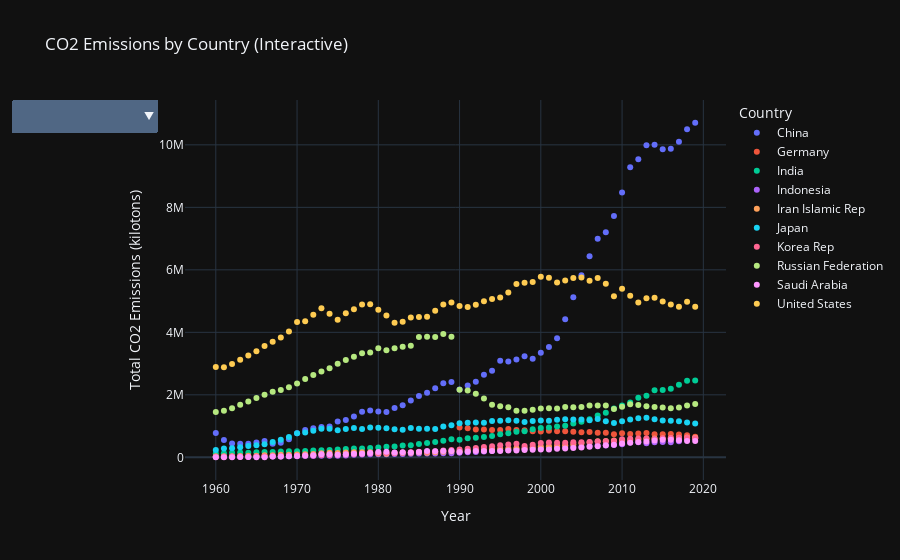

The notebook cell saved with this chart:
### Code cell
import pandas as pd
import plotly.express as px

countries = ["china", "germany", "india", "indonesia", "iran_islamic_rep",
             "japan", "korea_rep", "russian_federation", "saudi_arabia", "united_states"]

data = []

# load all 10 countries
for country in countries:
    country_data = pd.read_csv(f'./data/{country}_co2_emissions.csv')
    country_data['Country'] = country.replace('_', ' ').title()  # Add a Country column
    data.append(country_data)

# Combine all datasets
all_emissions = pd.concat(data, ignore_index=True)


fig = px.scatter(
    all_emissions,
    x="year",
    y="total_emissions",
    color="Country",
    title="CO2 Emissions by Country (Interactive)",
    labels={"year": "Year", "total_emissions": "Total CO2 Emissions (kilotons)"},
    hover_name="Country",
    template="plotly_dark",
)

# Select countries
fig.update_layout(
    updatemenus=[
        dict(
            active=-1,
            buttons=[
                dict(label="All Countries", method="update", args=[{"visible": [True] * len(countries)}]),
                *[
                    dict(
                        label=country.replace('_', ' ').title(),
                        method="update",
                        args=[
                            {"visible": [i == index for i in range(len(countries))]},
                        ],
                    )
                    for index, country in enumerate(countries)
                ],
            ]
        )
    ]
)

fig.show()

### Figure 1 — Plotly figure (JSON) as saved in the notebook; plotly's stock layout.template omitted (floating-point values rounded to 4 significant figures)
{"data": [{"hovertemplate": "<b>%{hovertext}</b><br><br>Country=China<br>Year=%{x}<br>Total CO2 Emissions (kilotons)=%{y}<extra></extra>", "hovertext": ["China", "China", "China", "China", "China", "China", "China", "China", "China", "China", "China", "China", "China", "China", "China", "China", "China", "China", "China", "China", "China", "China", "China", "China", "China", "China", "China", "China", "China", "China", "China", "China", "China", "China", "China", "China", "China", "China", "China", "China", "China", "China", "China", "China", "China", "China", "China", "China", "China", "China", "China", "China", "China", "China", "China", "China", "China", "China", "China", "China"], "legendgroup": "China", "marker": {"color": "#636efa", "symbol": "circle"}, "mode": "markers", "name": "China", "orientation": "v", "showlegend": true, "type": "scatter", "x": [1960, 1961, 1962, 1963, 1964, 1965, 1966, 1967, 1968, 1969, 1970, 1971, 1972, 1973, 1974, 1975, 1976, 1977, 1978, 1979, 1980, 1981, 1982, 1983, 1984, 1985, 1986, 1987, 1988, 1989, 1990, 1991, 1992, 1993, 1994, 1995, 1996, 1997, 1998, 1999, 2000, 2001, 2002, 2003, 2004, 2005, 2006, 2007, 2008, 2009, 2010, 2011, 2012, 2013, 2014, 2015, 2016, 2017, 2018, 2019], "xaxis": "x", "y": [780700.0, 552100.0, 440400.0, 436700.0, 436900.0, 476000.0, 522800.0, 433200.0, 468900.0, 577200.0, 771600.0, 876600.0, 931600.0, 968500.0, 988000.0, 1146000.0, 1196000.0, 1310000.0, 1462000.0, 1495000.0, 1467000.0, 1452000.0, 1580000.0, 1667000.0, 1815000.0, 1967000.0, 2069000.0, 2210000.0, 2370000.0, 2409000.0, 2173360, 2302180, 2418180, 2645410, 2767670, 3088620, 3070510, 3134110, 3236280, 3153660, 3346530, 3529080, 3810000.0, 4416000.0, 5125000.0, 5825000.0, 6437000.0, 6993000.0, 7200000.0, 7719000.0, 8475000.0, 9283000.0, 9542000.0, 9985000.0, 10010000.0, 9861000.0, 9875000.0, 10100000.0, 10500000.0, 10710000.0], "yaxis": "y"}, {"hovertemplate": "<b>%{hovertext}</b><br><br>Country=Germany<br>Year=%{x}<br>Total CO2 Emissions (kilotons)=%{y}<extra></extra>", "hovertext": ["Germany", "Germany", "Germany", "Germany", "Germany", "Germany", "Germany", "Germany", "Germany", "Germany", "Germany", "Germany", "Germany", "Germany", "Germany", "Germany", "Germany", "Germany", "Germany", "Germany", "Germany", "Germany", "Germany", "Germany", "Germany", "Germany", "Germany", "Germany", "Germany", "Germany"], "legendgroup": "Germany", "marker": {"color": "#EF553B", "symbol": "circle"}, "mode": "markers", "name": "Germany", "orientation": "v", "showlegend": true, "type": "scatter", "x": [1990, 1991, 1992, 1993, 1994, 1995, 1996, 1997, 1998, 1999, 2000, 2001, 2002, 2003, 2004, 2005, 2006, 2007, 2008, 2009, 2010, 2011, 2012, 2013, 2014, 2015, 2016, 2017, 2018, 2019], "xaxis": "x", "y": [955310, 932550, 892820, 887060, 875900, 874660, 904340, 872650, 865250, 833590, 830280, 847680, 833400.0, 836800.0, 821100.0, 802400.0, 814400.0, 783800.0, 789700.0, 734800.0, 773100.0, 746500.0, 760100.0, 776200.0, 736000.0, 742300.0, 747200.0, 732200.0, 707700.0, 657400.0], "yaxis": "y"}, {"hovertemplate": "<b>%{hovertext}</b><br><br>Country=India<br>Year=%{x}<br>Total CO2 Emissions (kilotons)=%{y}<extra></extra>", "hovertext": ["India", "India", "India", "India", "India", "India", "India", "India", "India", "India", "India", "India", "India", "India", "India", "India", "India", "India", "India", "India", "India", "India", "India", "India", "India", "India", "India", "India", "India", "India", "India", "India", "India", "India", "India", "India", "India", "India", "India", "India", "India", "India", "India", "India", "India", "India", "India", "India", "India", "India", "India", "India", "India", "India", "India", "India", "India", "India", "India", "India"], "legendgroup": "India", "marker": {"color": "#00cc96", "symbol": "circle"}, "mode": "markers", "name": "India", "orientation": "v", "showlegend": true, "type": "scatter", "x": [1960, 1961, 1962, 1963, 1964, 1965, 1966, 1967, 1968, 1969, 1970, 1971, 1972, 1973, 1974, 1975, 1976, 1977, 1978, 1979, 1980, 1981, 1982, 1983, 1984, 1985, 1986, 1987, 1988, 1989, 1990, 1991, 1992, 1993, 1994, 1995, 1996, 1997, 1998, 1999, 2000, 2001, 2002, 2003, 2004, 2005, 2006, 2007, 2008, 2009, 2010, 2011, 2012, 2013, 2014, 2015, 2016, 2017, 2018, 2019], "xaxis": "x", "y": [120600.0, 130400.0, 143500.0, 154100.0, 150600.0, 166000.0, 171800.0, 172200.0, 187300.0, 190700.0, 195100.0, 205900.0, 217800.0, 224300.0, 232000.0, 252200.0, 263800.0, 279100.0, 283100.0, 296900.0, 314000.0, 338800.0, 349600.0, 378700.0, 388100.0, 426700.0, 457600.0, 488500.0, 527600.0, 579000.0, 563580, 607230, 626290, 651350, 685900, 737860, 774070, 819270, 836270, 901330, 937860, 953540, 985500.0, 1012000.0, 1086000.0, 1136000.0, 1215000.0, 1337000.0, 1424000.0, 1565000.0, 1660000.0, 1757000.0, 1909000.0, 1972000.0, 2147000.0, 2158000.0, 2195250, 2320000.0, 2452000.0, 2456000.0], "yaxis": "y"}, {"hovertemplate": "<b>%{hovertext}</b><br><br>Country=Indonesia<br>Year=%{x}<br>Total CO2 Emissions (kilotons)=%{y}<extra></extra>", "hovertext": ["Indonesia", "Indonesia", "Indonesia", "Indonesia", "Indonesia", "Indonesia", "Indonesia", "Indonesia", "Indonesia", "Indonesia", "Indonesia", "Indonesia", "Indonesia", "Indonesia", "Indonesia", "Indonesia", "Indonesia", "Indonesia", "Indonesia", "Indonesia", "Indonesia", "Indonesia", "Indonesia", "Indonesia", "Indonesia", "Indonesia", "Indonesia", "Indonesia", "Indonesia", "Indonesia", "Indonesia", "Indonesia", "Indonesia", "Indonesia", "Indonesia", "Indonesia", "Indonesia", "Indonesia", "Indonesia", "Indonesia", "Indonesia", "Indonesia", "Indonesia", "Indonesia", "Indonesia", "Indonesia", "Indonesia", "Indonesia", "Indonesia", "Indonesia", "Indonesia", "Indonesia", "Indonesia", "Indonesia", "Indonesia", "Indonesia", "Indonesia", "Indonesia", "Indonesia", "Indonesia"], "legendgroup": "Indonesia", "marker": {"color": "#ab63fa", "symbol": "circle"}, "mode": "markers", "name": "Indonesia", "orientation": "v", "showlegend": true, "type": "scatter", "x": [1960, 1961, 1962, 1963, 1964, 1965, 1966, 1967, 1968, 1969, 1970, 1971, 1972, 1973, 1974, 1975, 1976, 1977, 1978, 1979, 1980, 1981, 1982, 1983, 1984, 1985, 1986, 1987, 1988, 1989, 1990, 1991, 1992, 1993, 1994, 1995, 1996, 1997, 1998, 1999, 2000, 2001, 2002, 2003, 2004, 2005, 2006, 2007, 2008, 2009, 2010, 2011, 2012, 2013, 2014, 2015, 2016, 2017, 2018, 2019], "xaxis": "x", "y": [21400.0, 26020.0, 23000.0, 22780.0, 22390.0, 24690.0, 23400.0, 24560.0, 27590.0, 33390.0, 35820.0, 38990.0, 43340.0, 49130.0, 51260.0, 53960.0, 61810.0, 82430.0, 93930.0, 95100.0, 94780.0, 100200.0, 105400.0, 105000.0, 112200.0, 121200.0, 121700.0, 123400.0, 132200.0, 131000.0, 148530, 162400, 171510, 185090, 199180, 223680, 236720, 261160, 262700, 279480, 280650, 302060, 305600.0, 333900.0, 341200.0, 342100.0, 364500.0, 380000.0, 376100.0, 391100.0, 415500.0, 475300.0, 481500.0, 447900.0, 483900.0, 488500.0, 482500.0, 517300.0, 577000.0, 619800.0], "yaxis": "y"}, {"hovertemplate": "<b>%{hovertext}</b><br><br>Country=Iran Islamic Rep<br>Year=%{x}<br>Total CO2 Emissions (kilotons)=%{y}<extra></extra>", "hovertext": ["Iran Islamic Rep", "Iran Islamic Rep", "Iran Islamic Rep", "Iran Islamic Rep", "Iran Islamic Rep", "Iran Islamic Rep", "Iran Islamic Rep", "Iran Islamic Rep", "Iran Islamic Rep", "Iran Islamic Rep", "Iran Islamic Rep", "Iran Islamic Rep", "Iran Islamic Rep", "Iran Islamic Rep", "Iran Islamic Rep", "Iran Islamic Rep", "Iran Islamic Rep", "Iran Islamic Rep", "Iran Islamic Rep", "Iran Islamic Rep", "Iran Islamic Rep", "Iran Islamic Rep", "Iran Islamic Rep", "Iran Islamic Rep", "Iran Islamic Rep", "Iran Islamic Rep", "Iran Islamic Rep", "Iran Islamic Rep", "Iran Islamic Rep", "Iran Islamic Rep", "Iran Islamic Rep", "Iran Islamic Rep", "Iran Islamic Rep", "Iran Islamic Rep", "Iran Islamic Rep", "Iran Islamic Rep", "Iran Islamic Rep", "Iran Islamic Rep", "Iran Islamic Rep", "Iran Islamic Rep", "Iran Islamic Rep", "Iran Islamic Rep", "Iran Islamic Rep", "Iran Islamic Rep", "Iran Islamic Rep", "Iran Islamic Rep", "Iran Islamic Rep", "Iran Islamic Rep", "Iran Islamic Rep", "Iran Islamic Rep", "Iran Islamic Rep", "Iran Islamic Rep", "Iran Islamic Rep", "Iran Islamic Rep", "Iran Islamic Rep", "Iran Islamic Rep", "Iran Islamic Rep", "Iran Islamic Rep", "Iran Islamic Rep", "Iran Islamic Rep"], "legendgroup": "Iran Islamic Rep", "marker": {"color": "#FFA15A", "symbol": "circle"}, "mode": "markers", "name": "Iran Islamic Rep", "orientation": "v", "showlegend": true, "type": "scatter", "x": [1960, 1961, 1962, 1963, 1964, 1965, 1966, 1967, 1968, 1969, 1970, 1971, 1972, 1973, 1974, 1975, 1976, 1977, 1978, 1979, 1980, 1981, 1982, 1983, 1984, 1985, 1986, 1987, 1988, 1989, 1990, 1991, 1992, 1993, 1994, 1995, 1996, 1997, 1998, 1999, 2000, 2001, 2002, 2003, 2004, 2005, 2006, 2007, 2008, 2009, 2010, 2011, 2012, 2013, 2014, 2015, 2016, 2017, 2018, 2019], "xaxis": "x", "y": [37390.0, 36540.0, 37460.0, 41340.0, 47560.0, 53770.0, 64160.0, 67940.0, 82400.0, 83120.0, 91870.0, 101700.0, 106100.0, 129600.0, 143900.0, 139300.0, 156600.0, 164000.0, 162500.0, 164000.0, 120900.0, 112900.0, 138000.0, 149800.0, 150700.0, 160800.0, 148400.0, 159600.0, 176100.0, 191200.0, 198470, 219100, 233650, 236730, 266690, 271520, 279810, 292400, 290990, 323360, 340450, 354070, 369900.0, 389800.0, 417700.0, 450800.0, 484200.0, 514100.0, 523000.0, 542300.0, 541200.0, 552000.0, 559100.0, 583700.0, 605300.0, 599200.0, 607200.0, 626400.0, 637400.0, 630000.0], "yaxis": "y"}, {"hovertemplate": "<b>%{hovertext}</b><br><br>Country=Japan<br>Year=%{x}<br>Total CO2 Emissions (kilotons)=%{y}<extra></extra>", "hovertext": ["Japan", "Japan", "Japan", "Japan", "Japan", "Japan", "Japan", "Japan", "Japan", "Japan", "Japan", "Japan", "Japan", "Japan", "Japan", "Japan", "Japan", "Japan", "Japan", "Japan", "Japan", "Japan", "Japan", "Japan", "Japan", "Japan", "Japan", "Japan", "Japan", "Japan", "Japan", "Japan", "Japan", "Japan", "Japan", "Japan", "Japan", "Japan", "Japan", "Japan", "Japan", "Japan", "Japan", "Japan", "Japan", "Japan", "Japan", "Japan", "Japan", "Japan", "Japan", "Japan", "Japan", "Japan", "Japan", "Japan", "Japan", "Japan", "Japan", "Japan"], "legendgroup": "Japan", "marker": {"color": "#19d3f3", "symbol": "circle"}, "mode": "markers", "name": "Japan", "orientation": "v", "showlegend": true, "type": "scatter", "x": [1960, 1961, 1962, 1963, 1964, 1965, 1966, 1967, 1968, 1969, 1970, 1971, 1972, 1973, 1974, 1975, 1976, 1977, 1978, 1979, 1980, 1981, 1982, 1983, 1984, 1985, 1986, 1987, 1988, 1989, 1990, 1991, 1992, 1993, 1994, 1995, 1996, 1997, 1998, 1999, 2000, 2001, 2002, 2003, 2004, 2005, 2006, 2007, 2008, 2009, 2010, 2011, 2012, 2013, 2014, 2015, 2016, 2017, 2018, 2019], "xaxis": "x", "y": [232800.0, 283100.0, 293200.0, 325200.0, 359300.0, 386900.0, 419700.0, 489900.0, 562600.0, 654000.0, 768800.0, 797500.0, 853400.0, 915700.0, 915900.0, 870100.0, 908900.0, 935200.0, 903900.0, 955600.0, 947600.0, 929600.0, 900200.0, 883800.0, 940100.0, 915400.0, 915300.0, 905700.0, 989100.0, 1026000.0, 1090530, 1103980, 1115060, 1107610, 1160780, 1171010, 1184670, 1172630, 1130310, 1165320, 1182610, 1170380, 1207000.0, 1215000.0, 1210000.0, 1213000.0, 1190000.0, 1225000.0, 1158000.0, 1101000.0, 1156000.0, 1214000.0, 1254000.0, 1263000.0, 1217000.0, 1179000.0, 1168000.0, 1155000.0, 1116000.0, 1082000.0], "yaxis": "y"}, {"hovertemplate": "<b>%{hovertext}</b><br><br>Country=Korea Rep<br>Year=%{x}<br>Total CO2 Emissions (kilotons)=%{y}<extra></extra>", "hovertext": ["Korea Rep", "Korea Rep", "Korea Rep", "Korea Rep", "Korea Rep", "Korea Rep", "Korea Rep", "Korea Rep", "Korea Rep", "Korea Rep", "Korea Rep", "Korea Rep", "Korea Rep", "Korea Rep", "Korea Rep", "Korea Rep", "Korea Rep", "Korea Rep", "Korea Rep", "Korea Rep", "Korea Rep", "Korea Rep", "Korea Rep", "Korea Rep", "Korea Rep", "Korea Rep", "Korea Rep", "Korea Rep", "Korea Rep", "Korea Rep", "Korea Rep", "Korea Rep", "Korea Rep", "Korea Rep", "Korea Rep", "Korea Rep", "Korea Rep", "Korea Rep", "Korea Rep", "Korea Rep", "Korea Rep", "Korea Rep", "Korea Rep", "Korea Rep", "Korea Rep", "Korea Rep", "Korea Rep", "Korea Rep", "Korea Rep", "Korea Rep", "Korea Rep", "Korea Rep", "Korea Rep", "Korea Rep", "Korea Rep", "Korea Rep", "Korea Rep", "Korea Rep", "Korea Rep", "Korea Rep"], "legendgroup": "Korea Rep", "marker": {"color": "#FF6692", "symbol": "circle"}, "mode": "markers", "name": "Korea Rep", "orientation": "v", "showlegend": true, "type": "scatter", "x": [1960, 1961, 1962, 1963, 1964, 1965, 1966, 1967, 1968, 1969, 1970, 1971, 1972, 1973, 1974, 1975, 1976, 1977, 1978, 1979, 1980, 1981, 1982, 1983, 1984, 1985, 1986, 1987, 1988, 1989, 1990, 1991, 1992, 1993, 1994, 1995, 1996, 1997, 1998, 1999, 2000, 2001, 2002, 2003, 2004, 2005, 2006, 2007, 2008, 2009, 2010, 2011, 2012, 2013, 2014, 2015, 2016, 2017, 2018, 2019], "xaxis": "x", "y": [12550.0, 14460.0, 17280.0, 21100.0, 22220.0, 25010.0, 30010.0, 35150.0, 37240.0, 42520.0, 53780.0, 58620.0, 60340.0, 73090.0, 75690.0, 81830.0, 93310.0, 105700.0, 113400.0, 133200.0, 134900.0, 139700.0, 141900.0, 150900.0, 163900.0, 178300.0, 182500.0, 192700.0, 222000.0, 235800.0, 247680, 274790, 297050, 327600, 354280, 385410, 409990, 431640, 366570, 401880, 456660, 471530, 463000, 465700.0, 485900.0, 481000, 487900.0, 503700.0, 514900.0, 526600.0, 575200.0, 598500.0, 600300.0, 599600.0, 588100.0, 607800.0, 615900.0, 626600.0, 630600.0, 610800.0], "yaxis": "y"}, {"hovertemplate": "<b>%{hovertext}</b><br><br>Country=Russian Federation<br>Year=%{x}<br>Total CO2 Emissions (kilotons)=%{y}<extra></extra>", "hovertext": ["Russian Federation", "Russian Federation", "Russian Federation", "Russian Federation", "Russian Federation", "Russian Federation", "Russian Federation", "Russian Federation", "Russian Federation", "Russian Federation", "Russian Federation", "Russian Federation", "Russian Federation", "Russian Federation", "Russian Federation", "Russian Federation", "Russian Federation", "Russian Federation", "Russian Federation", "Russian Federation", "Russian Federation", "Russian Federation", "Russian Federation", "Russian Federation", "Russian Federation", "Russian Federation", "Russian Federation", "Russian Federation", "Russian Federation", "Russian Federation", "Russian Federation", "Russian Federation", "Russian Federation", "Russian Federation", "Russian Federation", "Russian Federation", "Russian Federation", "Russian Federation", "Russian Federation", "Russian Federation", "Russian Federation", "Russian Federation", "Russian Federation", "Russian Federation", "Russian Federation", "Russian Federation", "Russian Federation", "Russian Federation", "Russian Federation", "Russian Federation", "Russian Federation", "Russian Federation", "Russian Federation", "Russian Federation", "Russian Federation", "Russian Federation", "Russian Federation", "Russian Federation", "Russian Federation", "Russian Federation"], "legendgroup": "Russian Federation", "marker": {"color": "#B6E880", "symbol": "circle"}, "mode": "markers", "name": "Russian Federation", "orientation": "v", "showlegend": true, "type": "scatter", "x": [1960, 1961, 1962, 1963, 1964, 1965, 1966, 1967, 1968, 1969, 1970, 1971, 1972, 1973, 1974, 1975, 1976, 1977, 1978, 1979, 1980, 1981, 1982, 1983, 1984, 1985, 1986, 1987, 1988, 1989, 1990, 1991, 1992, 1993, 1994, 1995, 1996, 1997, 1998, 1999, 2000, 2001, 2002, 2003, 2004, 2005, 2006, 2007, 2008, 2009, 2010, 2011, 2012, 2013, 2014, 2015, 2016, 2017, 2018, 2019], "xaxis": "x", "y": [1449000.0, 1494000.0, 1568000.0, 1682000.0, 1788000.0, 1897000.0, 2003000.0, 2095000.0, 2154000.0, 2243000.0, 2359000.0, 2504000.0, 2635000.0, 2747000.0, 2852000.0, 2998000.0, 3114000.0, 3220000.0, 3331000.0, 3359000.0, 3491000.0, 3425000.0, 3490000.0, 3540000.0, 3572000.0, 3852000.0, 3863000.0, 3847000.0, 3950000.0, 3863000.0, 2163530, 2136440, 2030810, 1880250, 1685050, 1635490, 1601180, 1489510, 1487970, 1523720, 1563850, 1567170, 1565000.0, 1610000, 1601000.0, 1612000.0, 1655000.0, 1658000.0, 1655000.0, 1547000.0, 1618000.0, 1699000.0, 1676000.0, 1633000.0, 1612000.0, 1593000.0, 1572000.0, 1595000.0, 1661000, 1704000.0], "yaxis": "y"}, {"hovertemplate": "<b>%{hovertext}</b><br><br>Country=Saudi Arabia<br>Year=%{x}<br>Total CO2 Emissions (kilotons)=%{y}<extra></extra>", "hovertext": ["Saudi Arabia", "Saudi Arabia", "Saudi Arabia", "Saudi Arabia", "Saudi Arabia", "Saudi Arabia", "Saudi Arabia", "Saudi Arabia", "Saudi Arabia", "Saudi Arabia", "Saudi Arabia", "Saudi Arabia", "Saudi Arabia", "Saudi Arabia", "Saudi Arabia", "Saudi Arabia", "Saudi Arabia", "Saudi Arabia", "Saudi Arabia", "Saudi Arabia", "Saudi Arabia", "Saudi Arabia", "Saudi Arabia", "Saudi Arabia", "Saudi Arabia", "Saudi Arabia", "Saudi Arabia", "Saudi Arabia", "Saudi Arabia", "Saudi Arabia", "Saudi Arabia", "Saudi Arabia", "Saudi Arabia", "Saudi Arabia", "Saudi Arabia", "Saudi Arabia", "Saudi Arabia", "Saudi Arabia", "Saudi Arabia", "Saudi Arabia", "Saudi Arabia", "Saudi Arabia", "Saudi Arabia", "Saudi Arabia", "Saudi Arabia", "Saudi Arabia", "Saudi Arabia", "Saudi Arabia", "Saudi Arabia", "Saudi Arabia", "Saudi Arabia", "Saudi Arabia", "Saudi Arabia", "Saudi Arabia", "Saudi Arabia", "Saudi Arabia", "Saudi Arabia", "Saudi Arabia", "Saudi Arabia", "Saudi Arabia"], "legendgroup": "Saudi Arabia", "marker": {"color": "#FF97FF", "symbol": "circle"}, "mode": "markers", "name": "Saudi Arabia", "orientation": "v", "showlegend": true, "type": "scatter", "x": [1960, 1961, 1962, 1963, 1964, 1965, 1966, 1967, 1968, 1969, 1970, 1971, 1972, 1973, 1974, 1975, 1976, 1977, 1978, 1979, 1980, 1981, 1982, 1983, 1984, 1985, 1986, 1987, 1988, 1989, 1990, 1991, 1992, 1993, 1994, 1995, 1996, 1997, 1998, 1999, 2000, 2001, 2002, 2003, 2004, 2005, 2006, 2007, 2008, 2009, 2010, 2011, 2012, 2013, 2014, 2015, 2016, 2017, 2018, 2019], "xaxis": "x", "y": [2677.0, 3572.0, 6256.0, 6945.0, 7048.0, 4221.0, 6414.0, 25510.0, 29100.0, 35300.0, 45290.0, 59810.0, 70340.0, 95140.0, 98790.0, 83340.0, 101600.0, 118200.0, 115100.0, 138100.0, 169400.0, 175500.0, 158100.0, 161100.0, 155700.0, 172700.0, 204900.0, 190700.0, 202600.0, 203700.0, 171410, 187930, 202040, 203260, 206360, 204830, 217650, 220070, 233900, 239520, 249660, 254090, 272250, 284800.0, 299900.0, 315300.0, 335400.0, 354600.0, 389700.0, 406500.0, 446100.0, 463800.0, 492500.0, 503200.0, 540500.0, 565200.0, 561200.0, 545100.0, 521300.0, 523800.0], "yaxis": "y"}, {"hovertemplate": "<b>%{hovertext}</b><br><br>Country=United States<br>Year=%{x}<br>Total CO2 Emissions (kilotons)=%{y}<extra></extra>", "hovertext": ["United States", "United States", "United States", "United States", "United States", "United States", "United States", "United States", "United States", "United States", "United States", "United States", "United States", "United States", "United States", "United States", "United States", "United States", "United States", "United States", "United States", "United States", "United States", "United States", "United States", "United States", "United States", "United States", "United States", "United States", "United States", "United States", "United States", "United States", "United States", "United States", "United States", "United States", "United States", "United States", "United States", "United States", "United States", "United States", "United States", "United States", "United States", "United States", "United States", "United States", "United States", "United States", "United States", "United States", "United States", "United States", "United States", "United States", "United States", "United States"], "legendgroup": "United States", "marker": {"color": "#FECB52", "symbol": "circle"}, "mode": "markers", "name": "United States", "orientation": "v", "showlegend": true, "type": "scatter", "x": [1960, 1961, 1962, 1963, 1964, 1965, 1966, 1967, 1968, 1969, 1970, 1971, 1972, 1973, 1974, 1975, 1976, 1977, 1978, 1979, 1980, 1981, 1982, 1983, 1984, 1985, 1986, 1987, 1988, 1989, 1990, 1991, 1992, 1993, 1994, 1995, 1996, 1997, 1998, 1999, 2000, 2001, 2002, 2003, 2004, 2005, 2006, 2007, 2008, 2009, 2010, 2011, 2012, 2013, 2014, 2015, 2016, 2017, 2018, 2019], "xaxis": "x", "y": [2891000.0, 2881000.0, 2987000.0, 3119000.0, 3256000.0, 3391000.0, 3562000.0, 3696000.0, 3831000.0, 4025000.0, 4329000.0, 4357000.0, 4565000.0, 4770000.0, 4598000.0, 4406000.0, 4613000.0, 4742000.0, 4891000.0, 4902000.0, 4723000.0, 4536000.0, 4307000.0, 4342000.0, 4475000.0, 4493000.0, 4495000.0, 4688000.0, 4893000.0, 4955000.0, 4844520, 4807500, 4879630, 4995210, 5066810, 5117040, 5273490, 5543350, 5590540, 5609020, 5775810, 5748260, 5593000.0, 5659000.0, 5738000.0, 5753000.0, 5653000.0, 5736000.0, 5558000.0, 5156000.0, 5392000.0, 5174000.0, 4956000.0, 5092000.0, 5107000.0, 4991000.0, 4894500, 4819000.0, 4975000.0, 4818000.0], "yaxis": "y"}], "layout": {"legend": {"title": {"text": "Country"}, "tracegroupgap": 0}, "title": {"text": "CO2 Emissions by Country (Interactive)"}, "updatemenus": [{"active": -1, "buttons": [{"args": [{"visible": [true, true, true, true, true, true, true, true, true, true]}], "label": "All Countries", "method": "update"}, {"args": [{"visible": [true, false, false, false, false, false, false, false, false, false]}], "label": "China", "method": "update"}, {"args": [{"visible": [false, true, false, false, false, false, false, false, false, false]}], "label": "Germany", "method": "update"}, {"args": [{"visible": [false, false, true, false, false, false, false, false, false, false]}], "label": "India", "method": "update"}, {"args": [{"visible": [false, false, false, true, false, false, false, false, false, false]}], "label": "Indonesia", "method": "update"}, {"args": [{"visible": [false, false, false, false, true, false, false, false, false, false]}], "label": "Iran Islamic Rep", "method": "update"}, {"args": [{"visible": [false, false, false, false, false, true, false, false, false, false]}], "label": "Japan", "method": "update"}, {"args": [{"visible": [false, false, false, false, false, false, true, false, false, false]}], "label": "Korea Rep", "method": "update"}, {"args": [{"visible": [false, false, false, false, false, false, false, true, false, false]}], "label": "Russian Federation", "method": "update"}, {"args": [{"visible": [false, false, false, false, false, false, false, false, true, false]}], "label": "Saudi Arabia", "method": "update"}, {"args": [{"visible": [false, false, false, false, false, false, false, false, false, true]}], "label": "United States", "method": "update"}]}], "xaxis": {"anchor": "y", "domain": [0, 1], "title": {"text": "Year"}}, "yaxis": {"anchor": "x", "domain": [0, 1], "title": {"text": "Total CO2 Emissions (kilotons)"}}}}
